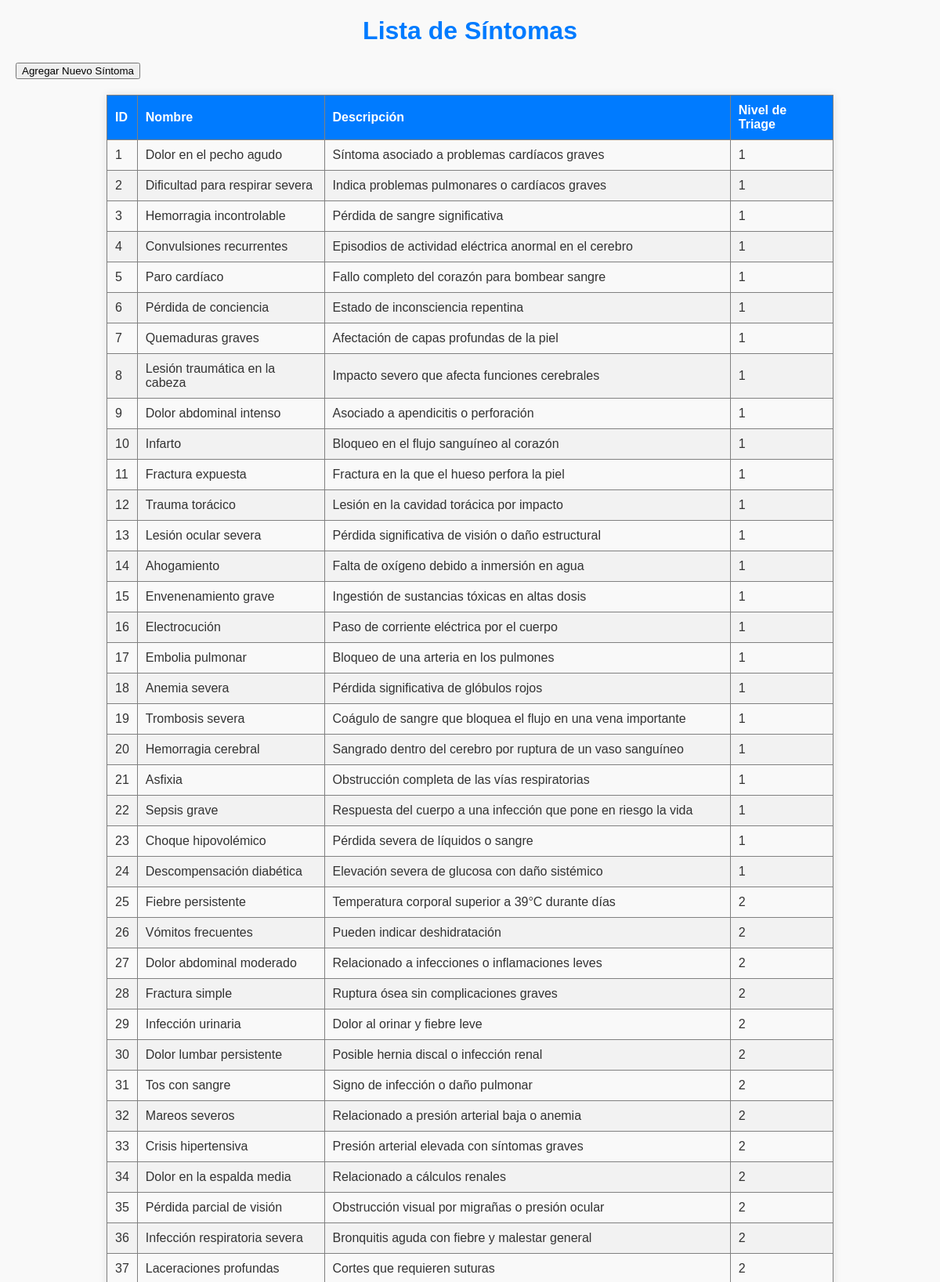
Screenshot of /sintomas (upper part) with the database file from the repository.
### tables this page shows
CREATE TABLE sintomas (
        id INTEGER PRIMARY KEY AUTOINCREMENT,
        nombre TEXT NOT NULL,
        descripcion TEXT,
        nivel_triage INTEGER NOT NULL CHECK (nivel_triage BETWEEN 1 AND 3)
    );

### app.py (the view)
@app.route('/sintomas')
def listar_sintomas():
    conn = conectar_bd()
    cursor = conn.cursor()
    cursor.execute("SELECT * FROM sintomas")
    sintomas = cursor.fetchall()
    conn.close()
    return render_template('sintomas.html', sintomas=sintomas)

### app.py (called while the page is built)
def conectar_bd():
    return sqlite3.connect('data_triaje.db')

### templates/sintomas.html (shortened to what this page needs)
<!DOCTYPE html>
<html lang="es">
<head>
    <link rel="stylesheet" href="{{ url_for('static', filename='style.css') }}">
</head>
<body>
    <h1>Lista de Síntomas</h1>
    <a href="{{ url_for('agregar_sintoma') }}"><button>Agregar Nuevo Síntoma</button></a>
    <table border="1">
        <thead>
            <tr>
                <th>ID</th>
                <th>Nombre</th>
                <th>Descripción</th>
                <th>Nivel de Triage</th>
            </tr>
        </thead>
        <tbody>
            {% for sintoma in sintomas %}
            <tr>
                <td>{{ sintoma[0] }}</td>
                <td>{{ sintoma[1] }}</td>
                <td>{{ sintoma[2] }}</td>
                <td>{{ sintoma[3] }}</td>
            </tr>
            {% endfor %}
        </tbody>
    </table>
</body>
</html>

### static/style.css (style rules this page uses)
body { font-family: Arial, sans-serif; margin: 20px; background-color: #f9f9f9; color: #333; }
h1 { text-align: center; color: #007BFF; }
table { width: 80%; margin: 20px auto; border-collapse: collapse; box-shadow: 0 0 10px rgba(0, 0, 0, 0.1); }
th, td { padding: 10px; text-align: left; }
th { background-color: #007BFF; color: white; }
tr:nth-child(even) { background-color: #f2f2f2; }

### rows the page displays
sintomas: id "1", nombre "Dolor en el pecho agudo", descripcion "Síntoma asociado a problemas cardíacos graves", nivel_triage "1"
sintomas: id "2", nombre "Dificultad para respirar severa", descripcion "Indica problemas pulmonares o cardíacos graves", nivel_triage "1"
sintomas: id "3", nombre "Hemorragia incontrolable", descripcion "Pérdida de sangre significativa", nivel_triage "1"
sintomas: id "4", nombre "Convulsiones recurrentes", descripcion "Episodios de actividad eléctrica anormal en el cerebro", nivel_triage "1"
sintomas: id "5", nombre "Paro cardíaco", descripcion "Fallo completo del corazón para bombear sangre", nivel_triage "1"
sintomas: id "6", nombre "Pérdida de conciencia", descripcion "Estado de inconsciencia repentina", nivel_triage "1"
sintomas: id "7", nombre "Quemaduras graves", descripcion "Afectación de capas profundas de la piel", nivel_triage "1"
sintomas: id "8", nombre "Lesión traumática en la cabeza", descripcion "Impacto severo que afecta funciones cerebrales", nivel_triage "1"
sintomas: id "9", nombre "Dolor abdominal intenso", descripcion "Asociado a apendicitis o perforación", nivel_triage "1"
sintomas: id "10", nombre "Infarto", descripcion "Bloqueo en el flujo sanguíneo al corazón", nivel_triage "1"
sintomas: id "11", nombre "Fractura expuesta", descripcion "Fractura en la que el hueso perfora la piel", nivel_triage "1"
sintomas: id "12", nombre "Trauma torácico", descripcion "Lesión en la cavidad torácica por impacto", nivel_triage "1"
sintomas: id "13", nombre "Lesión ocular severa", descripcion "Pérdida significativa de visión o daño estructural", nivel_triage "1"
sintomas: id "14", nombre "Ahogamiento", descripcion "Falta de oxígeno debido a inmersión en agua", nivel_triage "1"
sintomas: id "15", nombre "Envenenamiento grave", descripcion "Ingestión de sustancias tóxicas en altas dosis", nivel_triage "1"
sintomas: id "16", nombre "Electrocución", descripcion "Paso de corriente eléctrica por el cuerpo", nivel_triage "1"
sintomas: id "17", nombre "Embolia pulmonar", descripcion "Bloqueo de una arteria en los pulmones", nivel_triage "1"
sintomas: id "18", nombre "Anemia severa", descripcion "Pérdida significativa de glóbulos rojos", nivel_triage "1"
sintomas: id "19", nombre "Trombosis severa", descripcion "Coágulo de sangre que bloquea el flujo en una vena importante", nivel_triage "1"
sintomas: id "20", nombre "Hemorragia cerebral", descripcion "Sangrado dentro del cerebro por ruptura de un vaso sanguíneo", nivel_triage "1"
sintomas: id "21", nombre "Asfixia", descripcion "Obstrucción completa de las vías respiratorias", nivel_triage "1"
sintomas: id "22", nombre "Sepsis grave", descripcion "Respuesta del cuerpo a una infección que pone en riesgo la vida", nivel_triage "1"
sintomas: id "23", nombre "Choque hipovolémico", descripcion "Pérdida severa de líquidos o sangre", nivel_triage "1"
sintomas: id "24", nombre "Descompensación diabética", descripcion "Elevación severa de glucosa con daño sistémico", nivel_triage "1"
sintomas: id "25", nombre "Fiebre persistente", descripcion "Temperatura corporal superior a 39°C durante días", nivel_triage "2"
sintomas: id "26", nombre "Vómitos frecuentes", descripcion "Pueden indicar deshidratación", nivel_triage "2"
sintomas: id "27", nombre "Dolor abdominal moderado", descripcion "Relacionado a infecciones o inflamaciones leves", nivel_triage "2"
sintomas: id "28", nombre "Fractura simple", descripcion "Ruptura ósea sin complicaciones graves", nivel_triage "2"
sintomas: id "29", nombre "Infección urinaria", descripcion "Dolor al orinar y fiebre leve", nivel_triage "2"
sintomas: id "30", nombre "Dolor lumbar persistente", descripcion "Posible hernia discal o infección renal", nivel_triage "2"
sintomas: id "31", nombre "Tos con sangre", descripcion "Signo de infección o daño pulmonar", nivel_triage "2"
sintomas: id "32", nombre "Mareos severos", descripcion "Relacionado a presión arterial baja o anemia", nivel_triage "2"
sintomas: id "33", nombre "Crisis hipertensiva", descripcion "Presión arterial elevada con síntomas graves", nivel_triage "2"
sintomas: id "34", nombre "Dolor en la espalda media", descripcion "Relacionado a cálculos renales", nivel_triage "2"
sintomas: id "35", nombre "Pérdida parcial de visión", descripcion "Obstrucción visual por migrañas o presión ocular", nivel_triage "2"
sintomas: id "36", nombre "Infección respiratoria severa", descripcion "Bronquitis aguda con fiebre y malestar general", nivel_triage "2"
sintomas: id "37", nombre "Laceraciones profundas", descripcion "Cortes que requieren suturas", nivel_triage "2"
